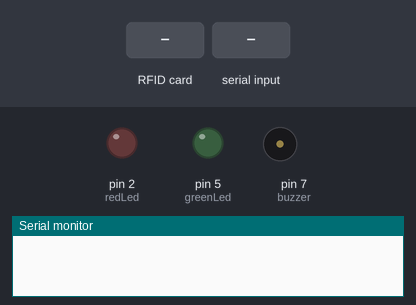
This sketch was run on a simulated Arduino Uno, built with avr-gcc and run on an emulated ATmega328P. Shown: output pins drawn as LEDs (lit = HIGH), buzzer (waves = sounding), the last lines printed to the serial monitor. Inputs (shaded band) come from the test bench. Pins used as bus, display or sensor lines are not drawn.

Above: at 1.2 s.
1.3 s: RFID card 5E 7A 19 C4 held to the reader
2.8 s: "A" received over Serial
At 4.1 s:
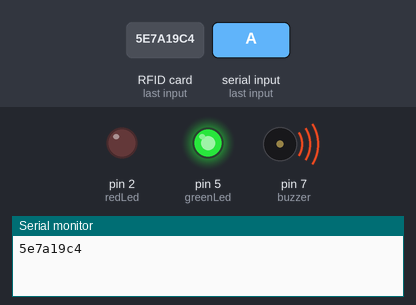
Timing chart, 0 to 5.8 s (numbered marks = the images above; inputs shaded):
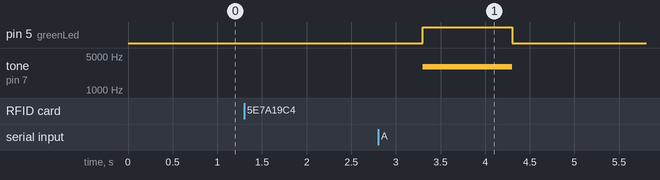

The sketch:

sketch_may10c.ino
```cpp
#include <SPI.h>
#include <MFRC522.h>
#define SS_PIN 10
#define RST_PIN 9
MFRC522 rfid(SS_PIN, RST_PIN);
MFRC522::MIFARE_Key key;
byte nuidPICC[4];
int buzzer = 7;
int greenLed = 5;
int redLed = 2;

void setup() {
  Serial.begin(9600);
  SPI.begin();
  rfid.PCD_Init();

  for (byte i = 0; i < 6; i++) {
    key.keyByte[i] = 0xFF;
  }

  pinMode(buzzer, OUTPUT);
  pinMode(greenLed, OUTPUT);
  pinMode(redLed, OUTPUT);
  digitalWrite(buzzer, LOW);
  digitalWrite(greenLed, LOW);
  digitalWrite(redLed, LOW);
}

void loop(){
  if (rfid.PICC_IsNewCardPresent() && rfid.PICC_ReadCardSerial()) {
    String cardID = "";
    for (byte i = 0; i < 4; i++) {
      cardID += (rfid.uid.uidByte[i] < 0x10 ? "0" : "") + String(rfid.uid.uidByte[i], HEX);
    }
    Serial.println(cardID); // Print card ID on serial monitor

    // Wait for validation response from Python
    while (Serial.available() <= 0);
    delay(500);
    char response = Serial.read();

    if (response == 'A') {
      digitalWrite(greenLed, HIGH);
      digitalWrite(redLed, LOW);
      tone(buzzer, 3000, 1000);
      delay(1000);
      digitalWrite(greenLed, LOW);
      digitalWrite(redLed, LOW);
    } else if (response == 'D') {
      digitalWrite(redLed, HIGH);
      digitalWrite(greenLed, LOW);
      tone(buzzer, 500, 1000);
      delay(1000);
      digitalWrite(greenLed, LOW);
      digitalWrite(redLed, LOW);
    }
  }

  /*
   * Halt PICC
   * Stop encryption on PCD
   */
  rfid.PICC_HaltA();
  rfid.PCD_StopCrypto1();
}
```

Measured:
- after the input at 2.8 s, pin 5 (greenLed): LOW → HIGH after 0.50 s, → LOW 1.0 s later; tone on pin 7 (buzzer): silent → 3000 Hz after 0.50 s, → silent 1.0 s later
